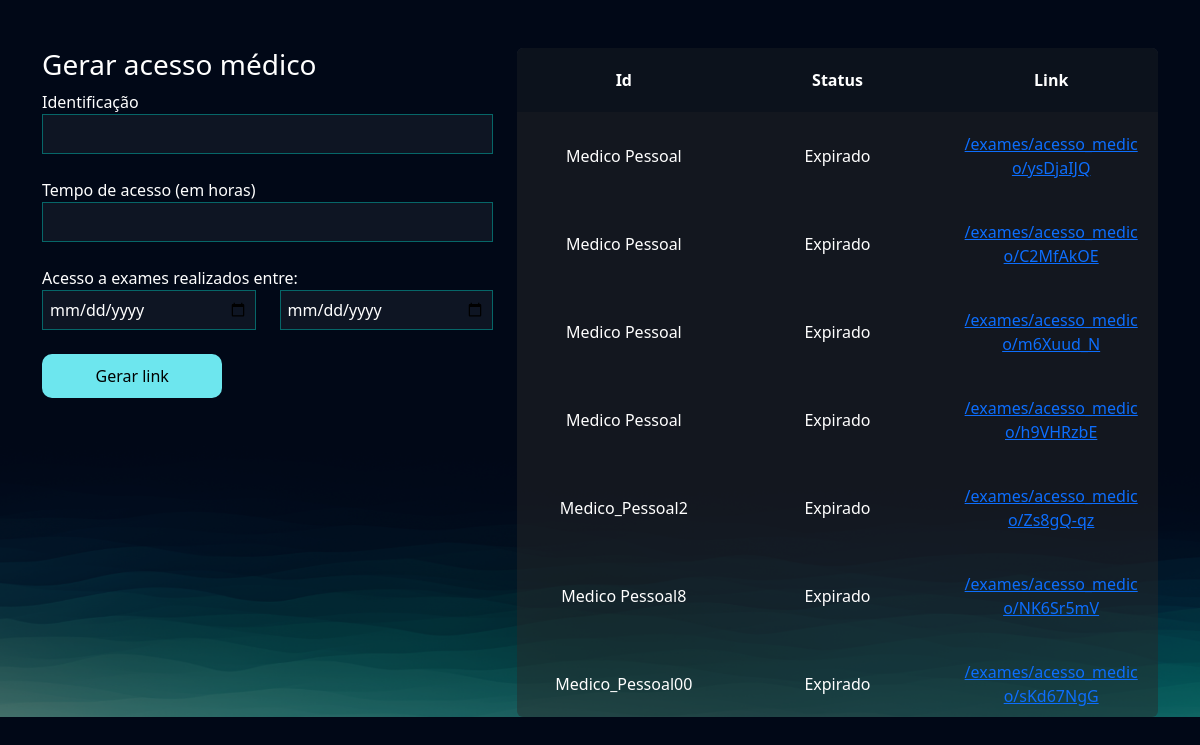
Before: /exames/gerar_acesso_medico/ (signed in) with the older database file.
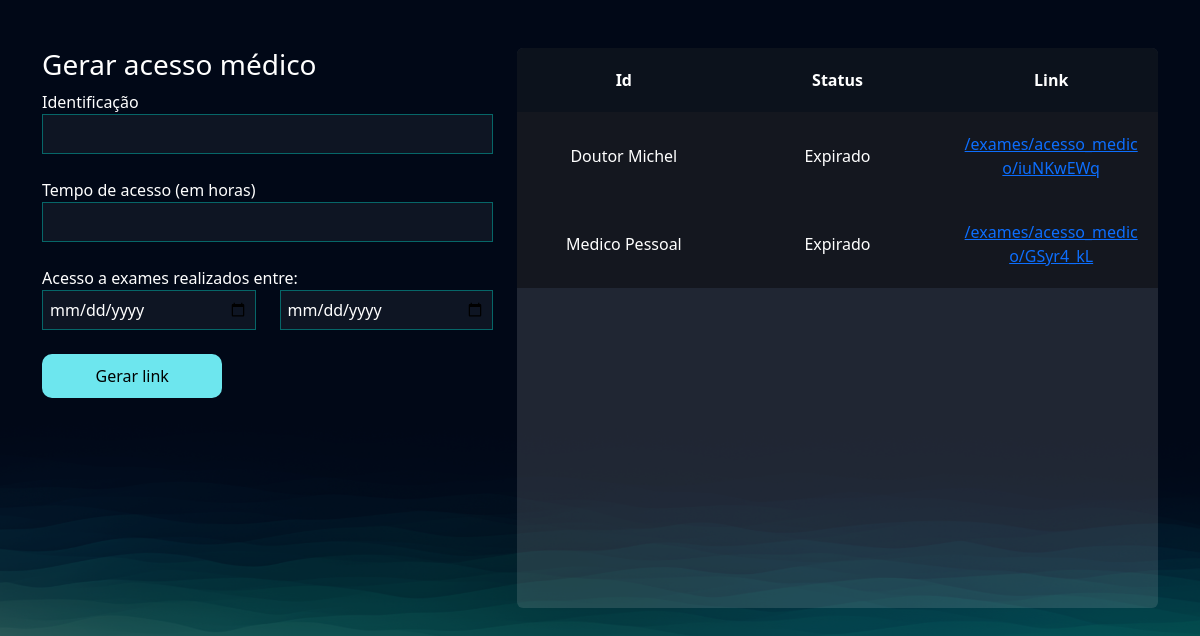
After: the same page with the newer database file.
### exames/models.py (models this page shows, shortened)
class AcessoMedico(models.Model):
    usuario = models.ForeignKey(User, on_delete=models.DO_NOTHING)
    identificacao = models.CharField(max_length=50)
    tempo_de_acesso = models.IntegerField()
    criado_em = models.DateTimeField()
    data_exames_iniciais = models.DateField()
    data_exames_finais = models.DateField()
    token = models.CharField(max_length=20, null=True, blank=True)
    @property
    def status(self):
        return 'Expirado' if timezone.now() > (self.criado_em + timedelta(hours=self.tempo_de_acesso)) else 'Ativo'
    @property
    def url(self):
        return f'/exames/acesso_medico/{self.token}'

### exames/views.py (the view, shortened to what this page needs)
# urls.py: path('gerar_acesso_medico/', views.gerar_acesso_medico, name='gerar_acesso_medico'),
@login_required
def gerar_acesso_medico(request):
    if request.method == "GET":
        acessos_medico = AcessoMedico.objects.filter(usuario = request.user)
        return render(request, 'gerar_acesso_medico.html', {'acessos_medico': acessos_medico})

### exames/templates/gerar_acesso_medico.html (shortened to what this page needs)
{% extends "bases/base.html" %}
{% load static %}
{% block 'head' %}
    <link href="{% static 'exames/css/css.css' %}" rel="stylesheet">
    <link href="{% static 'exames/css/gerenciar_pedidos.css' %}" rel="stylesheet">
    <link href="{% static 'exames/css/gerar_acesso_medico.css' %}" rel="stylesheet">
{% endblock 'head' %}
{% block 'conteudo' %}
    <br>
    <br>
    <div class="container">
        <div class="row">
            <div class="col-md-5">
                <h3>Gerar acesso médico</h3>
                <form action="{% url "gerar_acesso_medico" %}" method="POST">{% csrf_token %}
                    <label for="">Identificação</label>
                    <br>
                    <input style="width: 100%" type="text" name="identificacao" id="" class="input-default">
                    <br>
                    <br>
                    <label for="">Tempo de acesso (em horas)</label>
                    <br>
                    <input style="width: 100%" type="number" name="tempo_de_acesso" id="" class="input-default">
                    <br>
                    <br>
                    <div class="row">
                        <label for="">Acesso a exames realizados entre:</label>
                        <br>
                        <div class="col-md">
                            <input style="width: 100%" type="date" name="data_exame_inicial" id="" class="input-default">
                        </div>
                        <div class="col-md">
                            <input style="width: 100%" type="date" name="data_exame_final" id="" class="input-default">
                            <br>
                            <br>
                        </div>
                    </div>
                    <input style="width: 40%" type="submit" class="btn-default" value="Gerar link">
                </form>
            </div>
            <div class="col-md tabela">
                <div class="card card-view">
                    <table style="text-align: center;">
                        <thead>
                            <tr>
                                <th>Id</th>
                                <th>Status</th>
                                <th>Link</th>
                            </tr>
                            {% for acesso in acessos_medico %}
                                <tr class="linha-tabela">
                                    <td>{{acesso.identificacao}}</td>
                                    <td>{{acesso.status}}</td>
                                    <td><a href="{{acesso.url}}">{{acesso.url}}</a></td>
                                </tr>
                            {% endfor %}
                        </thead>
                    </table>
                </div>
            </div>
        </div>
    </div>
{% endblock 'conteudo' %}

Changed rows visible on the page:
removed AcessoMedico: identificacao "Medico Pessoal", status "Expirado", url "/exames/acesso_medico/ysDjaIJQ"
removed AcessoMedico: identificacao "Medico Pessoal", status "Expirado", url "/exames/acesso_medico/C2MfAkOE"
removed AcessoMedico: identificacao "Medico Pessoal", status "Expirado", url "/exames/acesso_medico/m6Xuud_N"
removed AcessoMedico: identificacao "Medico Pessoal", status "Expirado", url "/exames/acesso_medico/h9VHRzbE"
removed AcessoMedico: identificacao "Medico_Pessoal2", status "Expirado", url "/exames/acesso_medico/Zs8gQ-qz"
removed AcessoMedico: identificacao "Medico Pessoal8", status "Expirado", url "/exames/acesso_medico/NK6Sr5mV"
removed AcessoMedico: identificacao "Medico_Pessoal00", status "Expirado", url "/exames/acesso_medico/sKd67NgG"
added AcessoMedico: identificacao "Doutor Michel", status "Expirado", url "/exames/acesso_medico/iuNKwEWq"
added AcessoMedico: identificacao "Medico Pessoal", status "Expirado", url "/exames/acesso_medico/GSyr4_kL"
